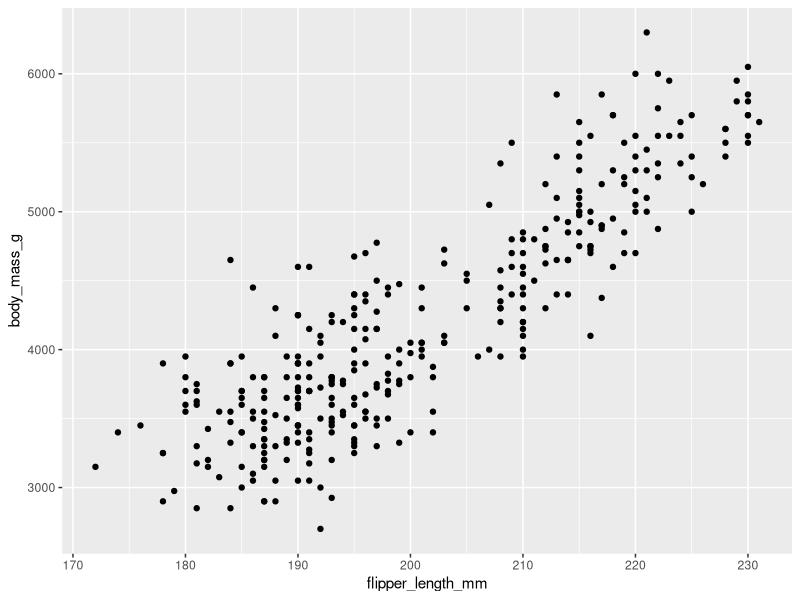
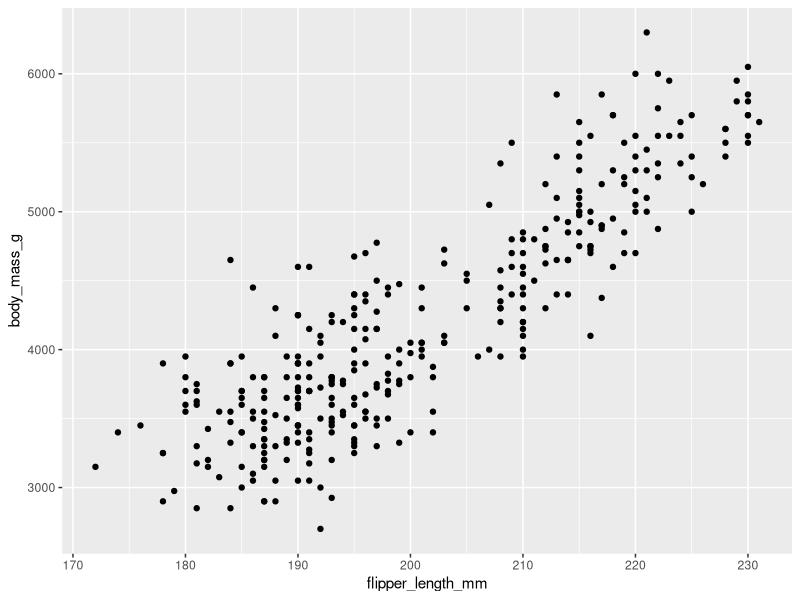
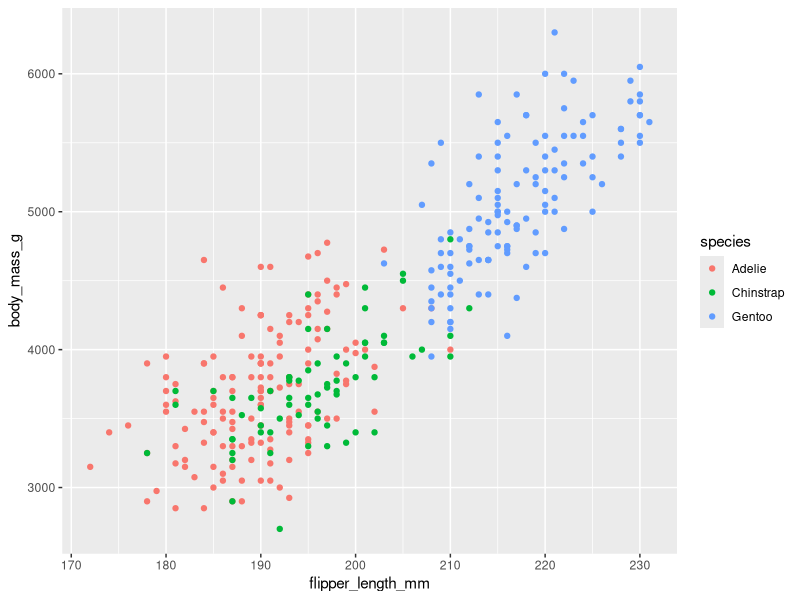
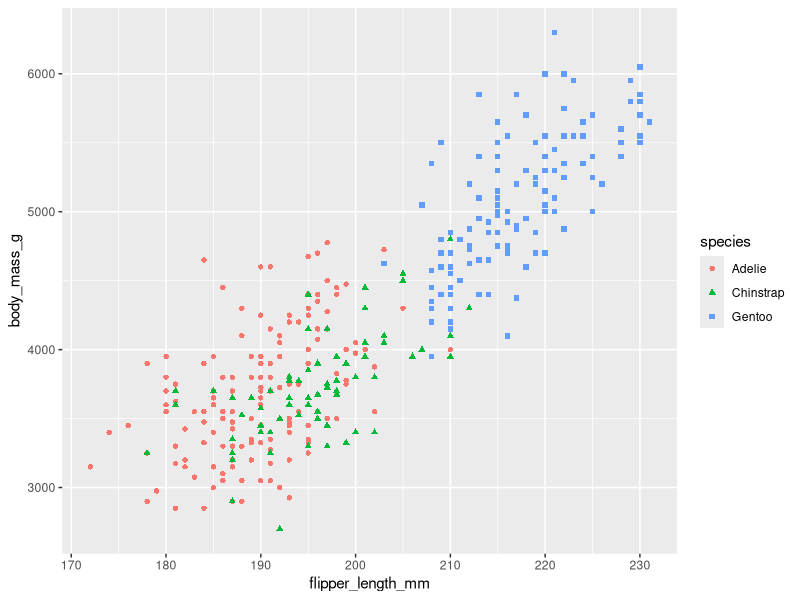
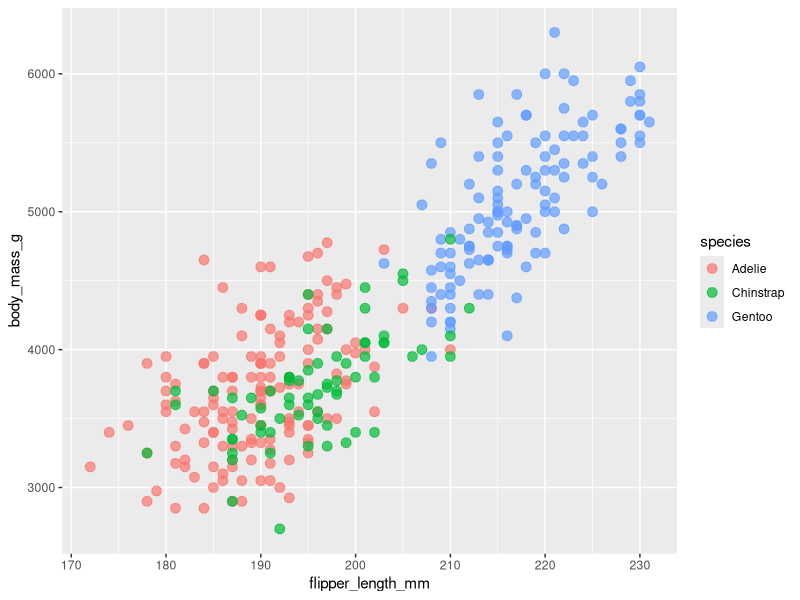
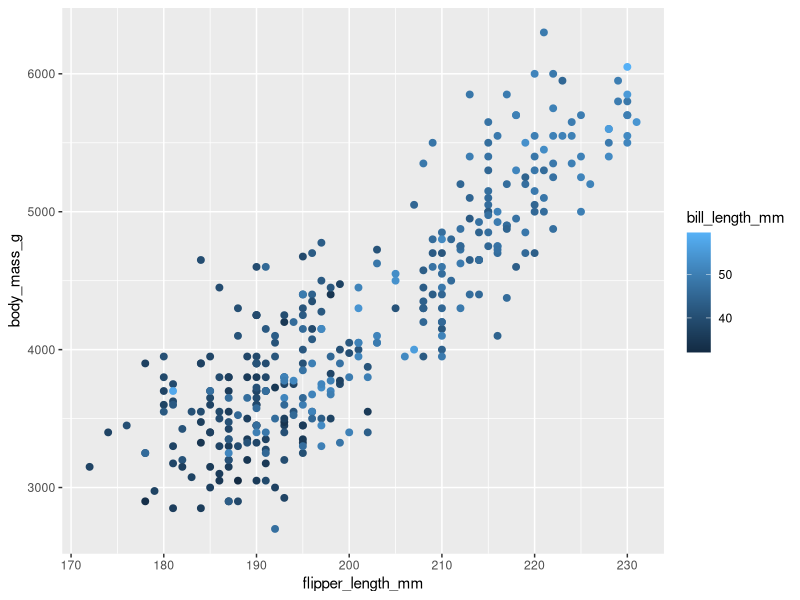
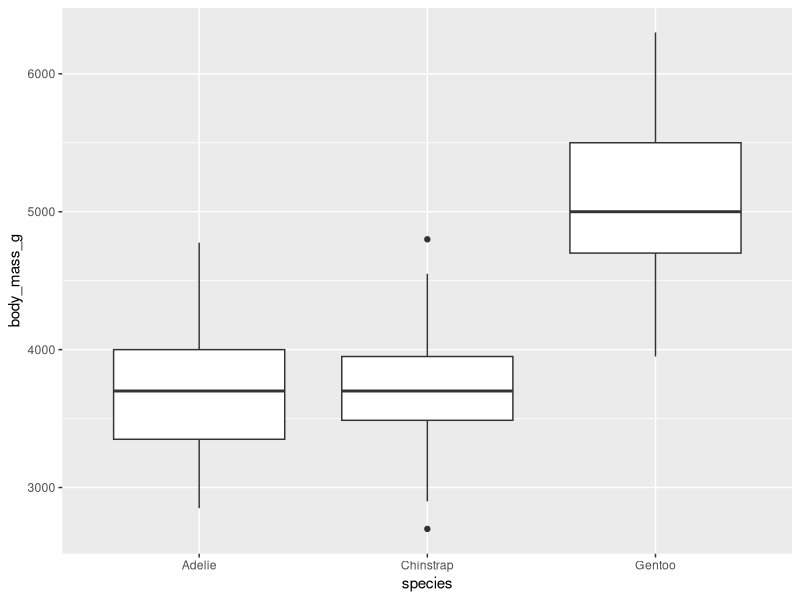
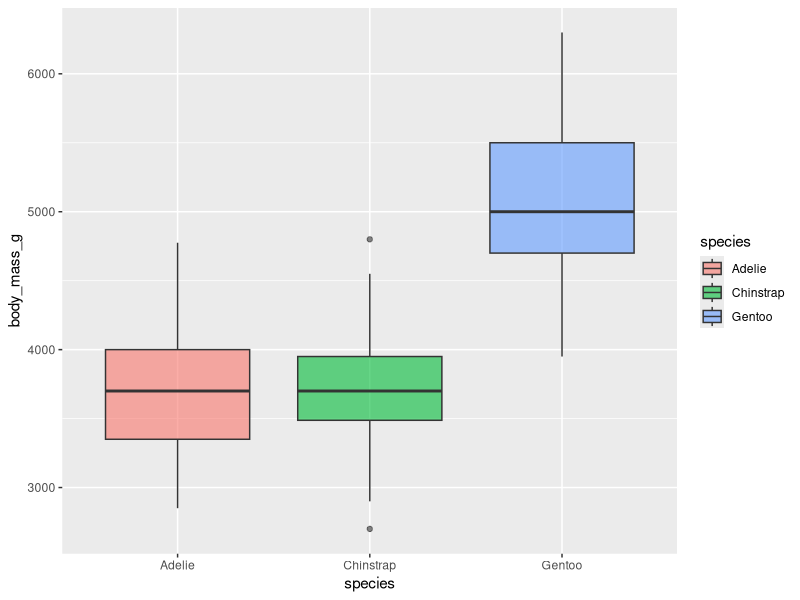

Generate these figures, in order, with R:
# =============================================================================
# 03_ggplot.R
# UMD Biostatistics — Bill Perry
# Reference script: basic ggplot2 for scatter plots, boxplots, labels,
# colour/shape mapping, axis limits, themes, and saving figures.
# Follows the grammar-of-graphics approach from Wickham & Grolemund R4DS (2e).
# =============================================================================

# ── Packages ──────────────────────────────────────────────────────────────────
library(tidyverse) # includes ggplot2
library(palmerpenguins) # penguins dataset used in examples
library(readxl) # if loading your own data from Excel

# For this vignette we use the built-in penguins dataset.
# Swap in your own data frame (e.g. tree_df) wherever you see penguins.
# glimpse(penguins)

# ── 1. THE THREE-LAYER TEMPLATE ───────────────────────────────────────────────
# Every ggplot follows the same pattern:
#   ggplot(data, aes(x = , y = )) +
#     geom_*() +
#     labs() +
#     theme_*()

# Minimal scatter plot — just data, mapping, and one geom
ggplot(penguins, aes(x = flipper_length_mm, y = body_mass_g)) +
  geom_point()


# ── 2. SCATTER PLOTS ──────────────────────────────────────────────────────────

# Basic
ggplot(penguins, aes(x = flipper_length_mm, y = body_mass_g)) +
  geom_point()

# Map colour to a grouping variable (automatic legend)
ggplot(penguins, aes(x = flipper_length_mm, y = body_mass_g, color = species)) +
  geom_point()

# Map colour AND shape together — better for colour-blind readers
ggplot(
  penguins,
  aes(x = flipper_length_mm, y = body_mass_g, color = species, shape = species)
) +
  geom_point()

# Control point size and transparency (alpha) manually
# (fixed values go OUTSIDE aes(), mapped variables go INSIDE)
ggplot(penguins, aes(x = flipper_length_mm, y = body_mass_g, color = species)) +
  geom_point(size = 3, alpha = 0.7)

# Map a continuous variable to colour
ggplot(
  penguins,
  aes(x = flipper_length_mm, y = body_mass_g, color = bill_length_mm)
) +
  geom_point(size = 2)


# ── 3. BOX PLOTS ──────────────────────────────────────────────────────────────

# Basic — one numeric y, one categorical x
ggplot(penguins, aes(x = species, y = body_mass_g)) +
  geom_boxplot()

# Fill each box with a colour mapped to the x variable
ggplot(penguins, aes(x = species, y = body_mass_g, fill = species)) +
  geom_boxplot(alpha = 0.6)

# Overlay the raw data points with jitter (shows sample size and spread)
ggplot(penguins, aes(x = species, y = body_mass_g)) +
  geom_boxplot() +
  geom_jitter(width = 0.15, alpha = 0.4, color = "steelblue")

# Boxplot with colour mapped to a second grouping variable (side-by-side)
ggplot(penguins, aes(x = species, y = body_mass_g, fill = sex)) +
  geom_boxplot(alpha = 0.6)


# ── 4. LABELS: TITLES, AXES, LEGENDS ──────────────────────────────────────────

# labs() controls every piece of text on the plot
ggplot(
  penguins,
  aes(x = flipper_length_mm, y = body_mass_g, color = species, shape = species)
) +
  geom_point(size = 2.5, alpha = 0.8) +
  labs(
    title = "Body mass increases with flipper length",
    subtitle = "Palmer Archipelago penguins, 2007–2009",
    x = "Flipper length (mm)",
    y = "Body mass (g)",
    color = "Species", # renames the colour legend title
    shape = "Species", # renames the shape legend title (must match color label)
    caption = "Data: Gorman et al. / palmerpenguins package"
  )


# ── 5. MAPPING COLOUR AND SHAPE ────────────────────────────────────────────────

# Colour mapped in aes() — automatic scale, automatic legend
ggplot(penguins, aes(x = bill_length_mm, y = bill_depth_mm, color = species)) +
  geom_point(size = 2)

# Both colour and shape mapped to the same variable — one combined legend
ggplot(
  penguins,
  aes(x = bill_length_mm, y = bill_depth_mm, color = species, shape = species)
) +
  geom_point(size = 2)

# Fixed colour and shape (not mapped to data — same for all points)
ggplot(penguins, aes(x = bill_length_mm, y = bill_depth_mm)) +
  geom_point(color = "tomato", shape = 17, size = 2) # shape 17 = filled triangle

# Common shape codes:
# 16 = filled circle (default)   17 = filled triangle   15 = filled square
# 21 = circle with fill + colour 22 = square with fill + colour

# ── 6. ADJUSTING AXIS LIMITS WITH coord_cartesian() ──────────────────────────

# coord_cartesian() ZOOMS without removing data points
# (safe for boxplots and smoothed lines — doesn't drop data)
ggplot(penguins, aes(x = flipper_length_mm, y = body_mass_g)) +
  geom_point(color = "steelblue", alpha = 0.6) +
  coord_cartesian(
    xlim = c(170, 220), # zoom x to 170-220 mm
    ylim = c(2500, 6500) # zoom y to 2500-6500 g
  )

# xlim() / ylim() shortcuts — these REMOVE points outside the range
# (avoid for boxplots; fine for scatter)
ggplot(penguins, aes(x = flipper_length_mm, y = body_mass_g)) +
  geom_point(color = "steelblue", alpha = 0.6) +
  xlim(170, 220) +
  ylim(2500, 6500)

# ⚠️  Prefer coord_cartesian() over xlim()/ylim() when in doubt.
#     xlim()/ylim() silently drop rows, which changes computed geoms
#     (boxplot quartiles, smooth lines, etc.)

# ── 7. SIMPLE THEMES ──────────────────────────────────────────────────────────

p <- ggplot(penguins, aes(x = species, y = body_mass_g, fill = species)) +
  geom_boxplot(alpha = 0.6) +
  labs(
    x = "Species",
    y = "Body mass (g)",
    title = "Penguin body mass by species"
  )

p + theme_grey() # default — grey background, white gridlines
p + theme_bw() # white background, black border
p + theme_minimal() # no border or background
p + theme_classic() # white, axis lines only, no gridlines — common in publications
p + theme_light() # light grey lines and border

# Remove legend (when colour just repeats the x-axis information)
p + theme_classic() + theme(legend.position = "none")


# ── 8. BUILDING UP A COMPLETE PLOT ────────────────────────────────────────────

# Assign to an object — lets you add layers or save without re-typing
my_plot <- ggplot(
  penguins,
  aes(x = flipper_length_mm, y = body_mass_g, color = species, shape = species)
) +
  geom_point(size = 2.5, alpha = 0.8) +
  labs(
    title = "Body mass and flipper length",
    x = "Flipper length (mm)",
    y = "Body mass (g)",
    color = "Species",
    shape = "Species"
  ) +
  theme_classic() +
  theme(legend.position = "bottom")

my_plot # print it


# ── 9. SAVING PLOTS ───────────────────────────────────────────────────────────

# ggsave() saves the last plot printed, or a named object

# Save to figures/ folder as PDF (vector — scales to any size)
ggsave(
  "figures/penguin_flipper_mass.pdf",
  plot = my_plot,
  width = 6,
  height = 5,
  units = "in"
)

# Save as PNG (raster — good for documents, web, presentations)
ggsave(
  "figures/penguin_flipper_mass.png",
  plot = my_plot,
  width = 6,
  height = 5,
  units = "in",
  dpi = 300
) # 300 dpi = publication quality

# Save as TIFF (required by some journals)
ggsave(
  "figures/penguin_flipper_mass.tiff",
  plot = my_plot,
  width = 6,
  height = 5,
  units = "in",
  dpi = 300,
  compression = "lzw"
)

# ⚠️  ggsave() argument order: filename first, then plot =
#     Mixing this order is the most common saving mistake.

# =============================================================================
# END OF FILE
# =============================================================================
